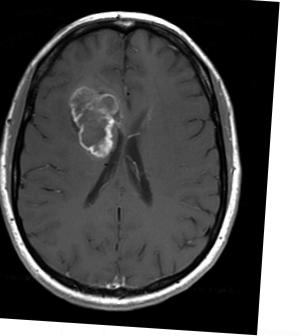
#> input picture augmented data/yes/aug_Y101_0_5016.jpg, 300 x 336 px; its folder holds only this picture in this run
$ jupyter execute --allow-errors Brain_tumor_classification_NN.ipynb
#> lines starting #> are read from the running program, lines starting #| are printed output that depends on the picture; after the words box and inside, x2 and y2 are one past the last pixel; in counts of white or black regions, pixels touching at a corner belong together
#> in load_data, img is the input picture: shape (336, 300, 3); min 0, max 255, mean 79.2
[cell 1]
from tensorflow.keras.layers import Dense,Conv2D,ZeroPadding2D,BatchNormalization,MaxPooling2D,Flatten
import tensorflow as tf
import pandas as pd
import matplotlib.pyplot as plt
import numpy as np
from sklearn.model_selection import train_test_split
import cv2
from sklearn.utils import shuffle
import imutils
from os import listdir
from tensorflow.keras import Sequential
import glob

[cell 2]
from google.colab import drive
drive.mount('/content/drive')

[cell 3]
def crop_brain(image,plot=False):
#> called with plot = False
    gray=cv2.cvtColor(image,cv2.COLOR_BGR2GRAY)
    gray=cv2.GaussianBlur(gray,(5,5),0)
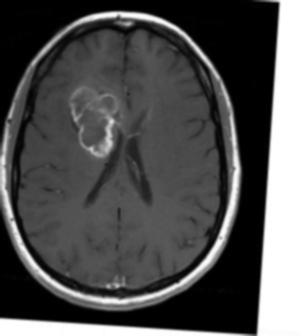
#> gray: shape (336, 300); min 0, max 255, mean 79.2
    thresh=cv2.threshold(gray,45,255,cv2.THRESH_BINARY)[1]
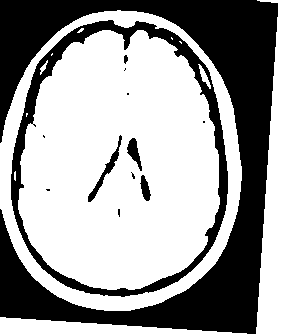
#> thresh: shape (336, 300); 64.1% white; 13 black regions (7 under 20 px), largest, box (x1, y1, x2, y2) and area: (0, 0, 278, 334) 28697, (11, 20, 228, 297) 6698, (88, 135, 122, 202) 348, (127, 138, 142, 171) 229, (140, 175, 151, 201) 165, (124, 55, 128, 64) 27
    thresh=cv2.erode(thresh,None,iterations=2)
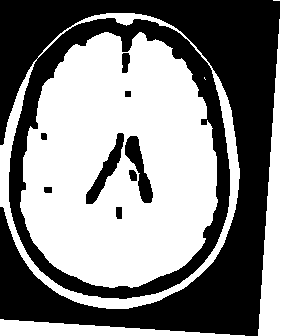
#> thresh: shape (336, 300); 55.4% white; 9 black regions, largest, box (x1, y1, x2, y2) and area: (0, 0, 280, 336) 43030, (86, 133, 124, 204) 774, (125, 136, 153, 203) 768
    thresh=cv2.dilate(thresh,None,iterations=2)
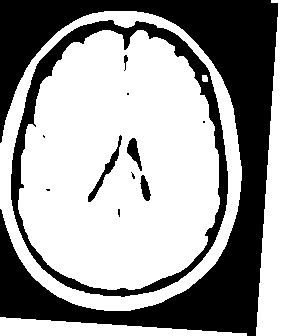
#> thresh: shape (336, 300); 63.8% white; 12 black regions (6 under 20 px)
    cnts=cv2.findContours(thresh.copy(),cv2.RETR_EXTERNAL,cv2.CHAIN_APPROX_SIMPLE)
#> cnts = 3 contours; box (x1, y1, x2, y2) and area: (0, 11, 242, 311) 57997, (256, 0, 300, 336) 10644, (0, 317, 247, 336) 2390
    cnts=imutils.grab_contours(cnts)
    try:
      c=max(cnts,key=cv2.contourArea)
#> c = contour of 358 points, box (x1, y1, x2, y2) (0, 11, 242, 311), area 57997
      extLeft = tuple(c[c[:, :, 0].argmin()][0])
#> extLeft = (0, 143)
      extRight = tuple(c[c[:, :, 0].argmax()][0])
#> extRight = (241, 180)
      extTop = tuple(c[c[:, :, 1].argmin()][0])
#> extTop = (104, 11)
      extBot = tuple(c[c[:, :, 1].argmax()][0])
#> extBot = (104, 310)
      new_image = image[extTop[1]:extBot[1], extLeft[0]:extRight[0]]
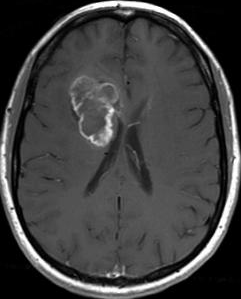
#> new_image: shape (299, 241, 3); min 0, max 255, mean 64.5

    except:
          new_image = image
    if plot:
        plt.figure()

        plt.subplot(1, 2, 1)
        plt.imshow(image)

        plt.tick_params(axis='both', which='both',
                        top=False, bottom=False, left=False, right=False,
                        labelbottom=False, labeltop=False, labelleft=False, labelright=False)

        plt.title('Original Image')

        plt.subplot(1, 2, 2)
        plt.imshow(new_image)

        plt.tick_params(axis='both', which='both',
                        top=False, bottom=False, left=False, right=False,
                        labelbottom=False, labeltop=False, labelleft=False, labelright=False)

        plt.title('Cropped Image')

        plt.show()

    return new_image

[cell 4]
def load_data(dirlist,image_size):
    img_width,img_height=image_size
    x=[]
    for d in dirlist:
        for f in glob.iglob(f'{d}/*'):
            img=cv2.imread(f)
            img=crop_brain(img)
            img=cv2.resize(img,dsize=(img_width,img_height),interpolation=cv2.INTER_CUBIC)
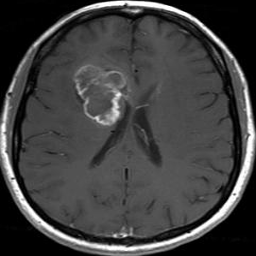
#> img: shape (256, 256, 3); min 0, max 255, mean 64.5
            img=img/255
            x.append(img)
    x=np.array(x)
    np.save("image_array.npy",x)

[cell 5]
aug="/content/drive/MyDrive/augmented_data/"
augmented_yes = aug + 'yes'
augmented_no = aug + 'no'
load_data([augmented_yes,augmented_no],(256,256))

#> (a cell that did not finish here is left out)

#> (a cell that did not finish here is left out)

[cell 8]
y=[]
for d in ["/content/drive/MyDrive/augmented_data/yes","/content/drive/MyDrive/augmented_data/no"]:
  for f in glob.iglob(f'{d}/*'):
      if d[-3:]=="yes":
        y.append([1])
      else:
        y.append([0])

y=np.array(y)
np.save("label_array.npy",y)

[cell 9]
len(y)

#> (a cell that did not finish here is left out)

#> (a cell that did not finish here is left out)

#> (a cell that did not finish here is left out)

[cell 13]
class mycallback(tf.keras.callbacks.Callback):
    def on_epoch_end(self,epoch,logs={}):
        if (logs.get('accuracy')>=0.96):
            print("\n Reached the accuracy so cancelling the epoch training")
            self.model.stop_training=True
my_call=mycallback()

#> (a cell that did not finish here is left out)

#> (a cell that did not finish here is left out)

#> (a cell that did not finish here is left out)

[cell 17]
a="/content/testing1.jpg"
image=[]
img=cv2.imread(a)
#> (the rest of this cell did not finish here and is left out)
